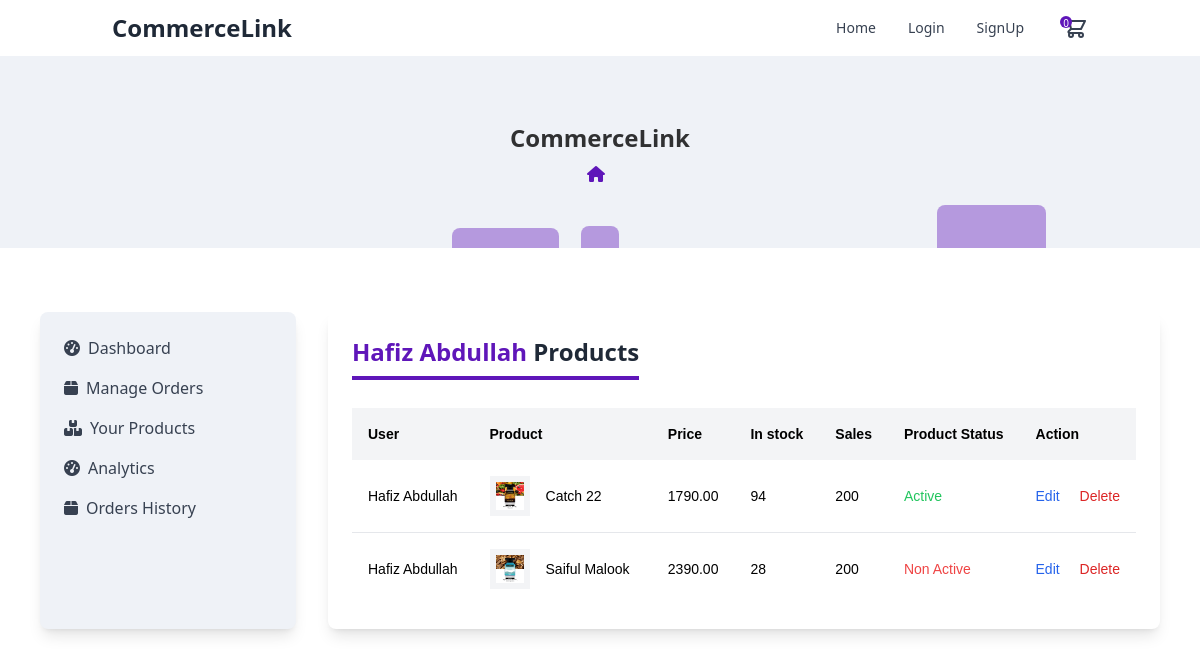
/products_by_user/23/, run on an earlier commit of the app's database.
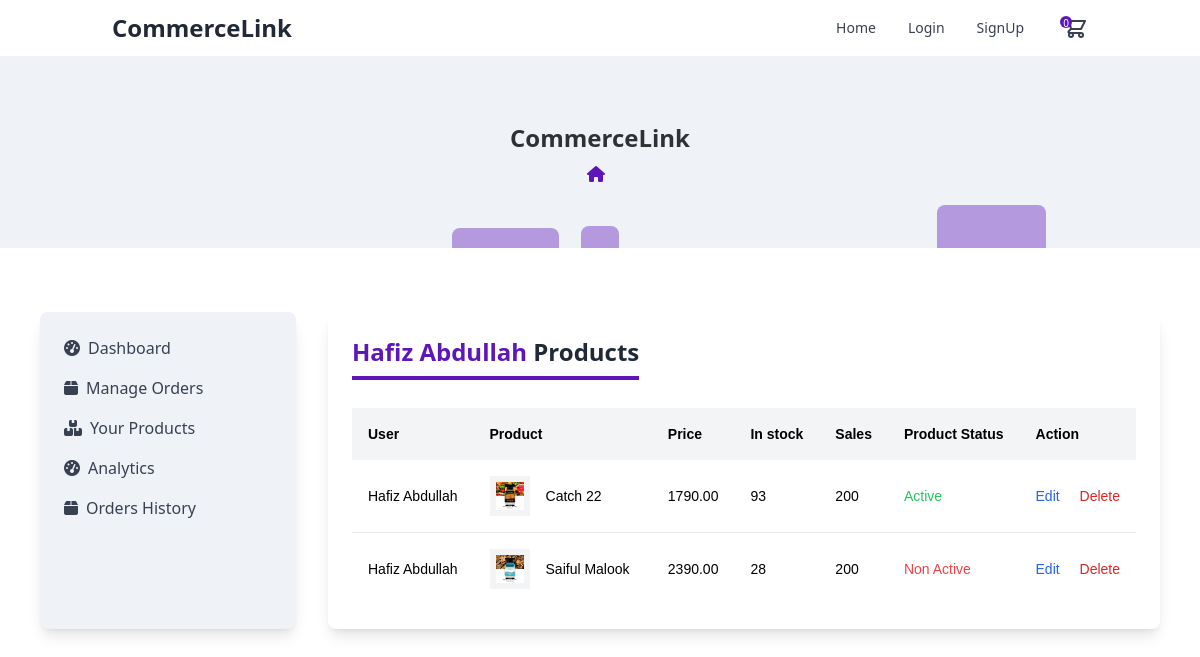
And on a later commit of the database.
### products/models.py (models this page shows, shortened)
class Product(models.Model):
    author                  = models.ForeignKey(CustomUser, null=True, on_delete=models.CASCADE)
    title                   = models.CharField(max_length=100)
    description             = models.TextField()
    image                   = models.ImageField(upload_to='products/')
    brand                   = models.CharField(max_length=20)
    color                   = models.CharField(max_length=200)
    price                   = models.DecimalField(default=0, max_digits=7, decimal_places=2)
    countInStock            = models.IntegerField(default=0)
    created_at              = models.DateTimeField(auto_now_add=True)
    is_active               = models.BooleanField(default=True)

### user_accounts/models.py (models this page shows, shortened)
class CustomUser(AbstractUser):
    username                = None
    name                    = models.CharField(max_length=255)
    email                   = models.EmailField(max_length=255, unique=True)
    is_verified             = models.BooleanField(default=False, blank=True)
    email_token             = models.CharField(max_length=200)
    is_banned               = models.BooleanField(default=False, blank=True)
    ROLE_CHOICES = [
        ('admin', 'Admin'),
        ('seller', 'Seller'),
        ('buyer', 'Buyer')
    ]
    role                    = models.CharField(max_length=10, default='buyer')
    USERNAME_FIELD = 'email'
    REQUIRED_FIELDS = ['name']
    objects = MyAccountManager()

### products/views.py (the view)
# urls.py: path("products_by_user/<int:user_id>/", products_by_user, name="products_by_user"),
def products_by_user(request, user_id):
    if request.user.is_authenticated and request.user.role == 'buyer':
        return redirect('home')
    user = None
    try:
        user = CustomUser.objects.get(id=user_id)
    except CustomUser.DoesNotExist:
        messages.error(request, "User not found")
        print("Error while get user in products by user")
    print("check user", user.id == request.user.id)
    products = Product.objects.filter(author = user)
    context = {'products': products, "user": user}
    return render(request, "products/products_by_user.html", context)

### products/context_processors.py (called while the page is built, shortened)
def cart_summary(request):
    cart = request.session.get('cart', {})
    total_quantity = sum(cart.values())
    return {'cart_qty': total_quantity}

def store_context(request):
    store = None
    return {'store': store}

### products/templates/products/products_by_user.html (shortened to what this page needs)
{% extends 'main_base.html' %}
{% block maincontent %}
<div class="w-full">
    <div class="flex justify-between mb-3">
        <h1 class="text-2xl font-bold text-center text-gray-800 border-b-4 border-[#5F16B9] pb-2 mb-4">
            <span class="capitalize text-[#5F16B9]">{{user.name}}</span> Products
        </h1>
    </div>
    <div class="font-sans overflow-x-auto">
        {% if products %}
        <div class="overflow-x-auto font-[sans-serif]">
            <table class="min-w-full bg-white">
                <thead class="bg-gray-100 whitespace-nowrap">
                    <tr>
                        <th class="p-4 text-left text-sm font-semibold text-black">
                            User
                        </th>
                        <th class="p-4 text-left text-sm font-semibold text-black">
                            Product
                        </th>
                        <th class="p-4 text-left text-sm font-semibold text-black">
                            Price
                        </th>
                        <th class="p-4 text-left text-sm font-semibold text-black">
                            In stock
                        </th>
                        <th class="p-4 text-left text-sm font-semibold text-black">
                            Sales
                        </th>
                        <th class="p-4 text-left text-sm font-semibold text-black">
                            Product Status
                        </th>
                        <th class="p-4 text-left text-sm font-semibold text-black">
                            Action
                        </th>
                    </tr>
                </thead>
                <tbody class="whitespace-nowrap divide-y divide-gray-200">
                    {% for product in products %}
                    <tr>
                        <td class="p-4 text-sm">
                            {{product.author.name}}
                        </td>
                        <td class="p-4 text-sm">
                            <div class="flex items-center cursor-pointer">
                                <img src='{{product.image.url}}' class="w-10 h-10 p-1.5 shrink-0 bg-gray-100" />
                                <div class="mx-4">
                                    <p class="text-sm text-black">{{product.title}}</p>
                                </div>
                            </div>
                        </td>
                        <td class="p-4 text-sm">
                            {{product.price}}
                        </td>
                        <td class="p-4 text-sm">
                            {{product.countInStock}}
                        </td>
                        <td class="p-4 text-sm">
                            200
                        </td>
                        <td class="p-4 text-sm">
                            {% if product.is_active %}
                            <span class="text-green-500">Active</span>
                            {% else %}
                            <span class="text-red-500">Non Active</span>
                            {% endif %}
                        </td>
                        <td class="px-4 py-4 text-sm text-gray-800">
                            <a href="{% url 'update_product' product_id=product.id %}">
                                <button class="text-blue-600 mr-4">Edit</button>
                            </a>
                            <button class="text-red-600 delete-product-btn" data-id="{{product.id}}">Delete</button>
                        </td>
                    </tr>
                    {% endfor %}
                </tbody>
            </table>
        </div>
        {% else %}
        <p>No product found.</p>
        {% endif %}
    </div>
</div>
{% endblock %}

What changed in the data, as far as the page shows it:
changed Product "Catch 22": countInStock "94" → "93"
